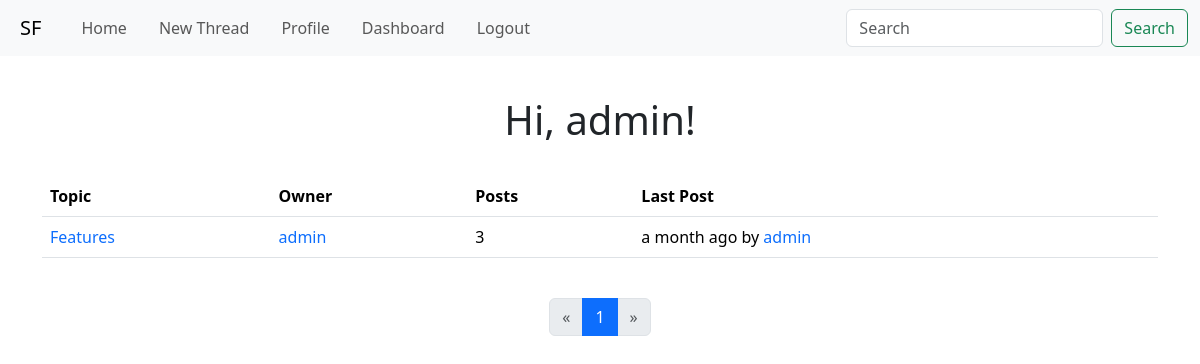
Screenshot of / (signed in) with the database file from the repository.
### app/models.py (models this page shows, shortened)
class User(UserMixin, db.Model):
    id: so.Mapped[int] = so.mapped_column(primary_key=True)
    username: so.Mapped[str] = so.mapped_column(sa.String(64), index=True, unique=True)
    email: so.Mapped[str] = so.mapped_column(sa.String(120), index=True, unique=True)
    password_hash: so.Mapped[Optional[str]] = so.mapped_column(sa.String(256))
    about_me: so.Mapped[Optional[str]] = so.mapped_column(sa.String(140))
    last_seen: so.Mapped[Optional[datetime]] = so.mapped_column(sa.DateTime(),
                                                                default=lambda: datetime.now(timezone.utc))
    joined: so.Mapped[datetime] = so.mapped_column(sa.DateTime(), default=lambda: datetime.now(timezone.utc))
    admin: so.Mapped[bool] = so.mapped_column(sa.Boolean(), default=False)
    posts: so.WriteOnlyMapped['Post'] = so.relationship('Post',
                                                        back_populates='author',
                                                        passive_deletes=True)
    threads: so.WriteOnlyMapped['Thread'] = so.relationship('Thread',
                                                            back_populates='user',
                                                            passive_deletes=True)

class Thread(db.Model):
    id: so.Mapped[int] = so.mapped_column(primary_key=True)
    title: so.Mapped[str] = so.mapped_column(sa.String(100))
    user_id: so.Mapped[int] = so.mapped_column(sa.ForeignKey(User.id, ondelete='CASCADE'), index=True)
    user: so.Mapped[User] = so.relationship('User', back_populates='threads')
    posts: so.WriteOnlyMapped['Post'] = so.relationship('Post',
                                                        back_populates='thread',
                                                        passive_deletes=True)
    def posts_count(self):
        query = sa.select(sa.func.count()).select_from(self.posts.select().subquery())
        return db.session.scalar(query)
    def last_post(self):
        query = self.posts.select().order_by(Post.timestamp.desc())
        return db.session.scalar(query)

class Post(db.Model):
    id: so.Mapped[int] = so.mapped_column(primary_key=True)
    body: so.Mapped[str] = so.mapped_column(sa.String(1_000))
    body_raw: so.Mapped[str] = so.mapped_column(sa.String(1_000))
    timestamp: so.Mapped[datetime] = so.mapped_column(sa.DateTime(), index=True,
                                                      default=lambda: datetime.now(timezone.utc))
    user_id: so.Mapped[int] = so.mapped_column(sa.ForeignKey(User.id, ondelete='CASCADE'), index=True)
    thread_id: so.Mapped[int] = so.mapped_column(sa.ForeignKey(Thread.id, ondelete='CASCADE'), index=True)
    author: so.Mapped[User] = so.relationship('User', back_populates='posts')
    thread: so.Mapped[Thread] = so.relationship('Thread', back_populates='posts')
    reports: so.WriteOnlyMapped['Report'] = so.relationship('Report',
                                                            back_populates='post',
                                                            passive_deletes=True)

### app/main/routes.py (the view)
@bp.route('/explore')
@bp.route('/index')
@bp.route('/')
def index():
    page = request.args.get('page', 1, type=int)
    threads_query = sa.select(Thread)
    page = db.paginate(threads_query, page=page, per_page=current_app.config['THREADS_PER_PAGE'], error_out=True)
    return render_template('index.html', title='Home', page=page)

### app/main/routes.py (called while the page is built)
@bp.before_request
def before_request():
    if current_user.is_authenticated:
        current_user.last_seen = datetime.now(timezone.utc)
        db.session.commit()

### app/models.py (called while the page is built)
@login.user_loader
def load_user(id):
    return db.session.get(User, int(id))

### app/templates/index.html
{% extends "base.html" %}
{% from "macros.html" import thread_table, page_nav with context %}
{% block content %}
    {% if current_user.is_authenticated %}
        <h1 class="text-center p-4">Hi, {{ current_user.username }}!</h1>
    {% else %}
        <div class="mt-5"></div>
    {% endif %}
    {{ thread_table(page.items) }}
    <br/>
    {{ page_nav(page, 'main.index') }}
{% endblock %}

### app/templates/macros.html (shortened to what this page needs)
{% macro thread_table(threads) %}
    <table class="table">
        <thead>
        <tr>
            <th scope="col">Topic</th>
            <th scope="col">Owner</th>
            <th scope="col">Posts</th>
            <th scope="col">Last Post</th>
        </tr>
        </thead>
        <tbody>
        {% for thread in threads %}
            <tr>
                <td><a class="text-decoration-none"
                       href="{{ url_for('main.thread', id=thread.id) }}">{{ thread.title }}</a></td>
                <td><a class="text-decoration-none"
                       href="{{ url_for('main.user', username=thread.user.username) }}">{{ thread.user.username }}</a>
                </td>
                <td>{{ thread.posts_count() }}</td>
                {% with last_post = thread.last_post() %}
                    <td>{{ moment(last_post.timestamp).fromNow() }} by
                        <a class="text-decoration-none"
                           href="{{ url_for('main.user', username=last_post.author.username) }}">{{ last_post.author.username }}</a>
                    </td>
                {% endwith %}
            </tr>
        {% endfor %}
        </tbody>
    </table>
{% endmacro %}
{% macro page_nav(page, endpoint) %}
    <nav aria-label="Page navigation example">
        <ul class="pagination justify-content-center">
            {% if page.has_prev %}
                <li class="page-item">
                    <a class="page-link" href="{{ url_for(endpoint, page=page.prev_num, **kwargs) }}"
                       aria-label="Previous">
                        <span aria-hidden="true">&laquo;</span>
                    </a>
                </li>
            {% else %}
                <li class="page-item">
                    <a class="page-link disabled" aria-label="Previous">
                        <span aria-hidden="true">&laquo;</span>
                    </a>
                </li>
            {% endif %}
            {% for number in page.iter_pages(left_edge=1, right_edge=1, left_current=1, right_current=2) %}
                {% if number %}
                    {% if page.page != number %}
                        <li class="page-item">
                            <a class="page-link" href="{{ url_for(endpoint, page=number, **kwargs) }}">{{ number }}</a>
                        </li>
                    {% else %}
                        <li class="page-item active" aria-current="page">
                            <a class="page-link" href="#">{{ number }}</a>
                        </li>
                    {% endif %}
                {% else %}
                    <li class="page-item disabled">
                        <a class="page-link">{{ '...' }}</a>
                    </li>
                {% endif %}
            {% endfor %}
            {% if page.has_next %}
                <li class="page-item">
                    <a class="page-link" href="{{ url_for(endpoint, page=page.next_num, **kwargs) }}"
                       aria-label="Next">
                        <span aria-hidden="true">&raquo;</span>
                    </a>
                </li>
            {% else %}
                <li class="page-item">
                    <a class="page-link disabled" aria-label="Next">
                        <span aria-hidden="true">&raquo;</span>
                    </a>
                </li>
            {% endif %}
        </ul>
    </nav>
{% endmacro %}

### rows the page displays
User: username "admin"
Thread: title "Features", user.username "admin", posts_count "3", author.username "admin"
Post: timestamp "a month ago"

### other values shown
{{ number }} "1"
